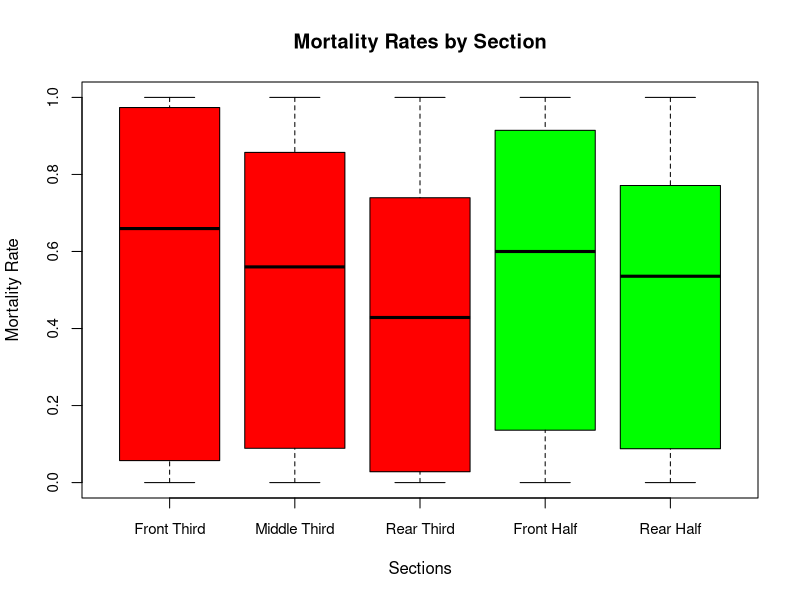
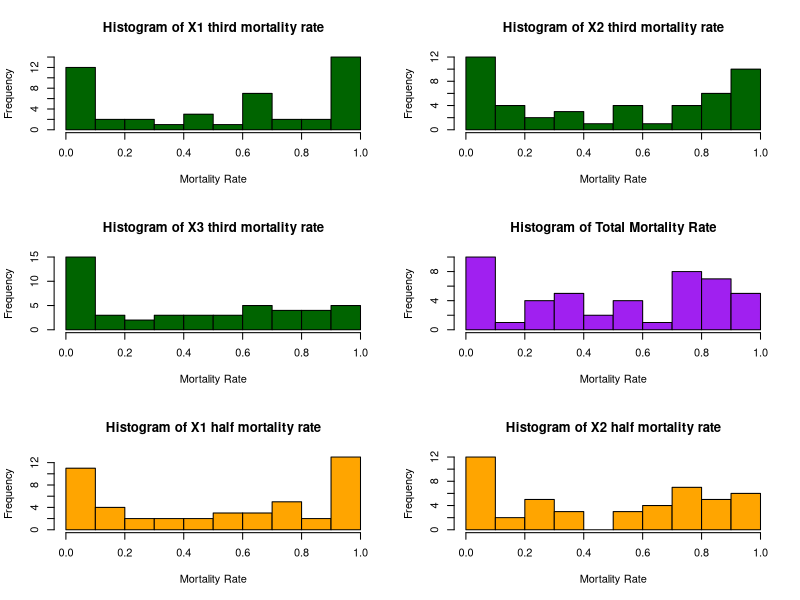
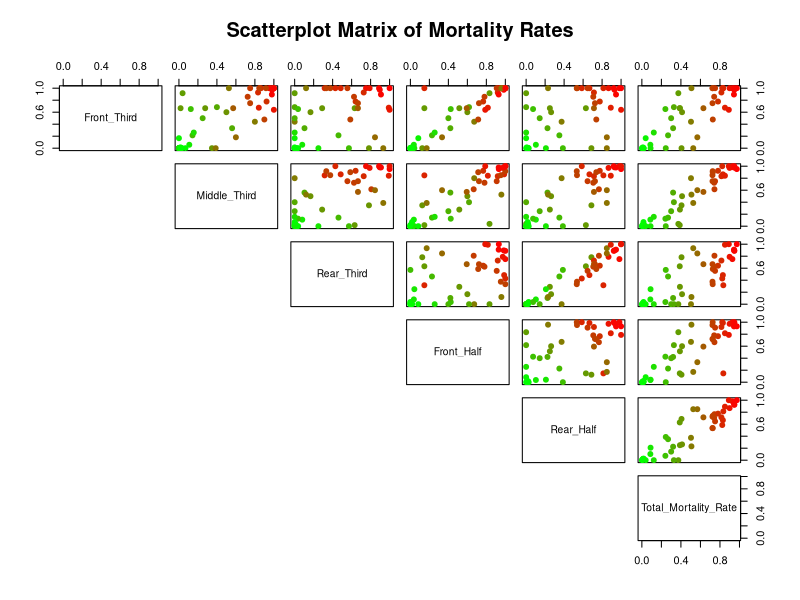
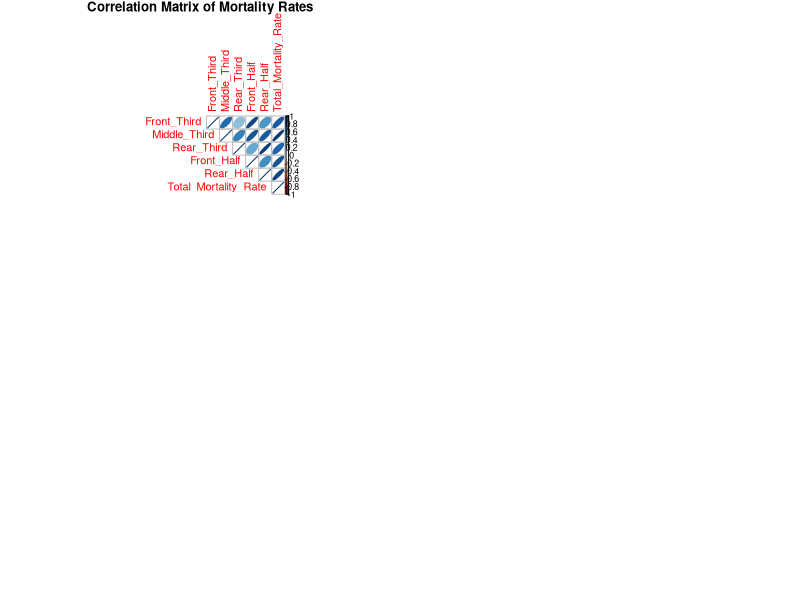

Write R code to recreate these figures, in order.
## ---- chunk 1
knitr::opts_chunk$set(echo = TRUE)
## ---- chunk 2
accident_data <- read.csv("AllCREEP_cleaned_eng.csv")
str(accident_data)

## ---- chunk 3
# add a colum of # of passengers for each airplain section
accident_data <- within(accident_data, {
  X2.half.total  <- X2.half.minor  + X2.half.major  + X2.half.dead
  X1.half.total  <- X1.half.minor  + X1.half.major  + X1.half.dead
  X3.third.total <- X3.third.minor + X3.third.major + X3.third.dead
  X2.third.total <- X2.third.minor + X2.third.major + X2.third.dead
  X1.third.total <- X1.third.minor + X1.third.major + X1.third.dead
})

# now we transform the variables that are categorical into factors
factor_cols <- c("PhaseOfFlight", "Time", "Place", "HasFire", "Environment", 
                 "EnergyAbsorption", "CrushedFuselage", "RestraintIntact")

accident_data[factor_cols] <- lapply(accident_data[factor_cols], as.factor)
## ---- chunk 4
accident_data <- within(accident_data, {
  X1.third.mortality.rate <- X1.third.dead / X1.third.total
  X2.third.mortality.rate <- X2.third.dead / X2.third.total
  X3.third.mortality.rate <- X3.third.dead / X3.third.total
  X1.half.mortality.rate  <- X1.half.dead  / X1.half.total
  X2.half.mortality.rate  <- X2.half.dead  / X2.half.total
  Total.mortality.rate <- (X1.third.dead + X2.third.dead + X3.third.dead) / 
                          (X1.third.total + X2.third.total + X3.third.total)
})
## ---- chunk 5
with(accident_data, {
  boxplot(X1.third.mortality.rate, 
          X2.third.mortality.rate, 
          X3.third.mortality.rate, 
          X1.half.mortality.rate, 
          X2.half.mortality.rate, 
          names = c("Front Third", "Middle Third", "Rear Third", "Front Half", "Rear Half"),
          main = "Mortality Rates by Section",
          ylab = "Mortality Rate",
          xlab = "Sections",
          col = c("red", "red", "red", "green", "green"),
          cex.axis = 0.9)
})
## ---- chunk 6
# shapiro test for normality, p-value extrated and lableled
shapiro_results <- data.frame(
  Section = c("Front Third", "Middle Third", "Rear Third", "Front Half", "Rear Half"),
  P_Value = c(
    shapiro.test(accident_data$X1.third.mortality.rate)$p.value,
    shapiro.test(accident_data$X2.third.mortality.rate)$p.value,
    shapiro.test(accident_data$X3.third.mortality.rate)$p.value,
    shapiro.test(accident_data$X1.half.mortality.rate)$p.value,
    shapiro.test(accident_data$X2.half.mortality.rate)$p.value
  )
)
shapiro_results
## ---- chunk 7
par(mfrow = c(3, 2))

colums <- c("X1.third.mortality.rate","X2.third.mortality.rate" ,"X3.third.mortality.rate") 

for( c in colums){
  hist(accident_data[[c]],
       main = paste("Histogram of", gsub("\\.", " ", c)),
       xlab = "Mortality Rate",
       col = "darkgreen",
       border = "black",
       breaks = 10)
}

##histogram for total mortality rate
hist((accident_data$X1.third.dead + accident_data$X2.third.dead + accident_data$X3.third.dead) / 
       (accident_data$X1.third.total + accident_data$X2.third.total + accident_data$X3.third.total),
     main = "Histogram of Total Mortality Rate",
     xlab = "Mortality Rate",
     col = "purple",
     border = "black",
     breaks = 10)


colums_half <- c("X1.half.mortality.rate","X2.half.mortality.rate")

for( c in colums_half){
  hist(accident_data[[c]],
       main = paste("Histogram of", gsub("\\.", " ", c)),
       xlab = "Mortality Rate",
       col = "orange",
       border = "black",
       breaks = 10)
}
## ---- chunk 8
library(corrplot)

# 1. Setup Data
correlation_matrix <- data.frame(
  Front_Third = accident_data$X1.third.mortality.rate,
  Middle_Third = accident_data$X2.third.mortality.rate,
  Rear_Third = accident_data$X3.third.mortality.rate,
  Front_Half = accident_data$X1.half.mortality.rate,
  Rear_Half = accident_data$X2.half.mortality.rate,
  Total_Mortality_Rate = accident_data$Total.mortality.rate
)

# 2. Create the Color Gradient Logic
# Create a palette generator that goes from Green -> Red
rbPal <- colorRampPalette(c("green", "red"))

# Map the Total_Mortality_Rate variable to 100 bins (shades of color)
# 'cut' divides the numeric range into intervals, returning the index (1-100)
# We use that index to pick the specific color from rbPal
point_colors <- rbPal(100)[as.numeric(cut(correlation_matrix$Total_Mortality_Rate, breaks = 100))]

# 3. Plot
scatterplot_matrix <- function(data) {
  pairs(data, 
        main = "Scatterplot Matrix of Mortality Rates",
        pch = 19, 
        # Pass the vector of colors we created
        col = point_colors,
        lower.panel = NULL) 
}

scatterplot_matrix(correlation_matrix)
## ---- chunk 9

corr_res <- cor(correlation_matrix, use = "complete.obs")
corrplot(corr_res, method = "ellipse", 
         title = "Correlation Matrix of Mortality Rates",
         mar = c(0,0,1,0),
         type = "upper")
## ---- chunk 10
# Kruskal-Wallis test for differences in mortality rates between sections (only thirds)
mortality_data_third <- data.frame(
  SectionThird = rep(c("Front Third", "Middle Third", "Rear Third"), each = nrow(accident_data)),
  MortalityRateThird = c(accident_data$X1.third.mortality.rate, 
                    accident_data$X2.third.mortality.rate, 
                    accident_data$X3.third.mortality.rate)
)

kruskal_result_third <- kruskal.test(MortalityRateThird ~ SectionThird, data = mortality_data_third)
kruskal_result_third

# Kruskal-Wallis test for differences in mortality rates between sections (only halves)
mortality_data_half <- data.frame(
  SectionHalf = rep(c("Front Half", "Rear Half"), each = nrow(accident_data)),
  MortalityRateHalf = c(accident_data$X1.half.mortality.rate, 
                    accident_data$X2.half.mortality.rate)
)

kruskal_result_half <- kruskal.test(MortalityRateHalf ~ SectionHalf, data = mortality_data_half)
kruskal_result_half
## ---- chunk 11

predictors <- ~ PhaseOfFlight + Time + Place + HasFire + Environment + 
                EnergyAbsorption + CrushedFuselage + RestraintIntact


glm_third_1 <- glm(update(predictors, 
                          cbind(X1.third.dead, X1.third.total - X1.third.dead) ~ .),
                   family = quasibinomial(link = "logit"),
                   data = accident_data)

glm_third_2 <- glm(update(predictors, 
                          cbind(X2.third.dead, X2.third.total - X2.third.dead) ~ .),
                   family = quasibinomial(link = "logit"),
                   data = accident_data)

glm_third_3 <- glm(update(predictors, 
                          cbind(X3.third.dead, X3.third.total - X3.third.dead) ~ .),
                   family = quasibinomial(link = "logit"),
                   data = accident_data)

glm_total <- glm(update( predictors, cbind(X1.third.dead + X2.third.dead + X3.third.dead, 
                       X1.third.total + X2.third.total + X3.third.total - 
                         (X1.third.dead + X2.third.dead + X3.third.dead)) ~ .),
                   family = quasibinomial(link = "logit"),
                   data = accident_data)
## ---- chunk 12
summary(glm_third_1)
summary(glm_third_2)
summary(glm_third_3)
summary(glm_total)
